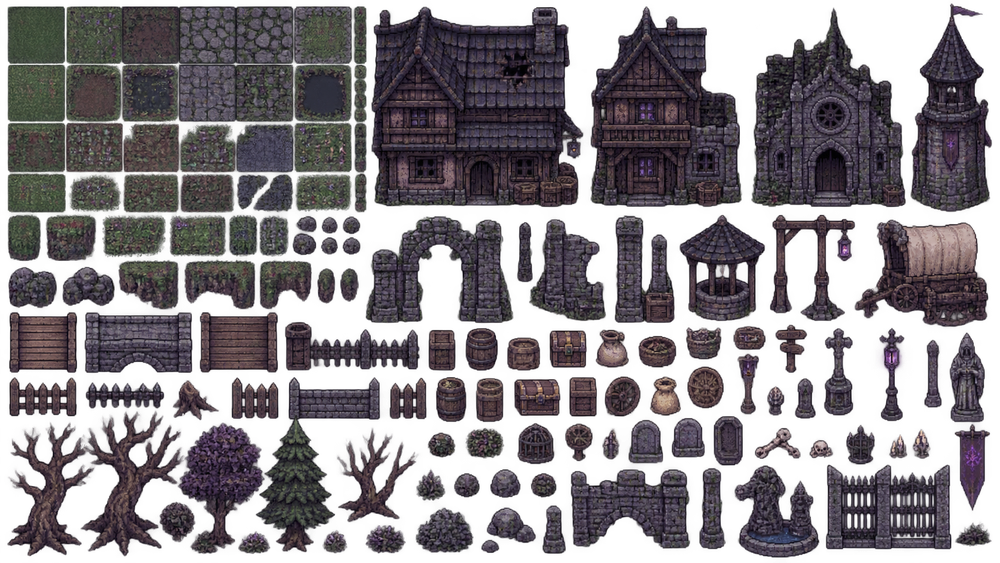
#> input picture assets/environment/ashen_village_atlas.png, 1000 x 563 px, shrunk from 1672 x 941 before the run
$ python crop_atlas.py 5 5 100 100 out.png
#> lines starting #> are read from the running program, lines starting #| are printed output that depends on the picture
"""Crop a rectangle from the ASHEN VEIL environment atlas.

Usage:
    python tools/crop_atlas.py x y width height output.png
Coordinates refer to the original 1672x941 atlas.
"""
from pathlib import Path
import argparse
from PIL import Image

ROOT = Path(__file__).resolve().parents[1]
ATLAS = ROOT / "assets" / "environment" / "ashen_village_atlas.png"

parser = argparse.ArgumentParser()
parser.add_argument("x", type=int)
parser.add_argument("y", type=int)
parser.add_argument("width", type=int)
parser.add_argument("height", type=int)
parser.add_argument("output", help="Output PNG path")
args = parser.parse_args()

image = Image.open(ATLAS).convert("RGBA")
#> image is the input picture: PIL image 1000x563 RGBA; mean R, G, B, A 44.5, 38.4, 44, 148.3
box = (args.x, args.y, args.x + args.width, args.y + args.height)
if box[0] < 0 or box[1] < 0 or box[2] > image.width or box[3] > image.height:
    raise SystemExit(f"Crop rectangle outside atlas bounds {image.size}")

target = Path(args.output)
target.parent.mkdir(parents=True, exist_ok=True)
image.crop(box).save(target)
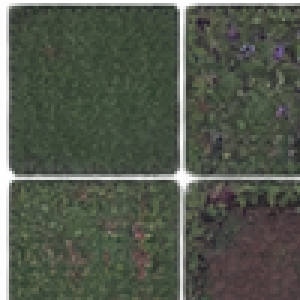
#> saved as out.png: PIL image 100x100 RGBA (shown 3 times larger); mean R, G, B, A 64, 70.5, 57.6, 230.9; transparent parts drawn white
print(f"Saved: {target}")

$ run again, with assets/environment/ground_terrain.png copied over assets/environment/ashen_village_atlas.png
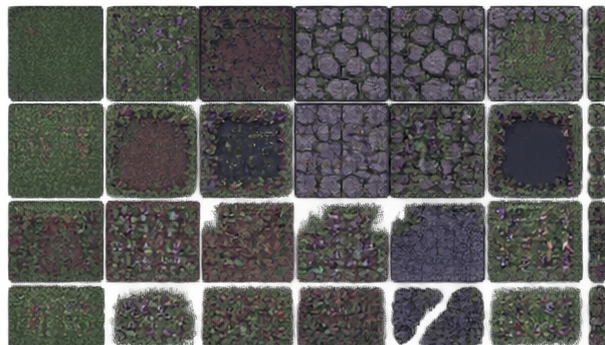
#> input picture assets/environment/ground_terrain.png, 605 x 345 px
#> image is the input picture: PIL image 605x345 RGBA; mean R, G, B, A 67, 66.8, 64.2, 221.3
#> `image.crop(box).save(target)`:
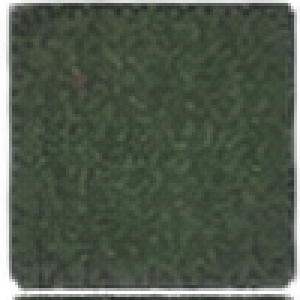
#> saved as out.png: PIL image 100x100 RGBA (shown 3 times larger); mean R, G, B, A 58.6, 70.2, 54.5, 228.2; transparent parts drawn white

$ run again, with assets/environment/props_and_decorations.png copied over assets/environment/ashen_village_atlas.png
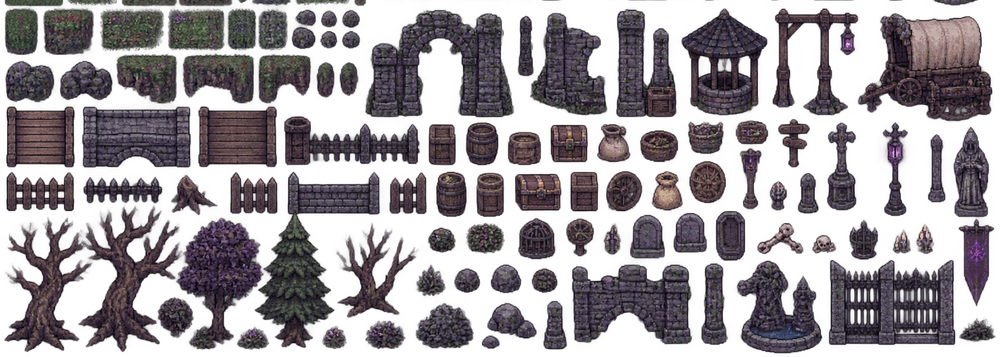
#> input picture assets/environment/props_and_decorations.png, 1000 x 357 px, shrunk from 1660 x 593 before the run
#> image is the input picture: PIL image 1000x357 RGBA; mean R, G, B, A 42.8, 35.5, 41.9, 125.8
#> `image.crop(box).save(target)`:
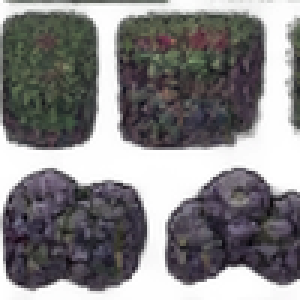
#> saved as out.png: PIL image 100x100 RGBA (shown 3 times larger); mean R, G, B, A 53.2, 50.9, 52.9, 162.5; transparent parts drawn white
